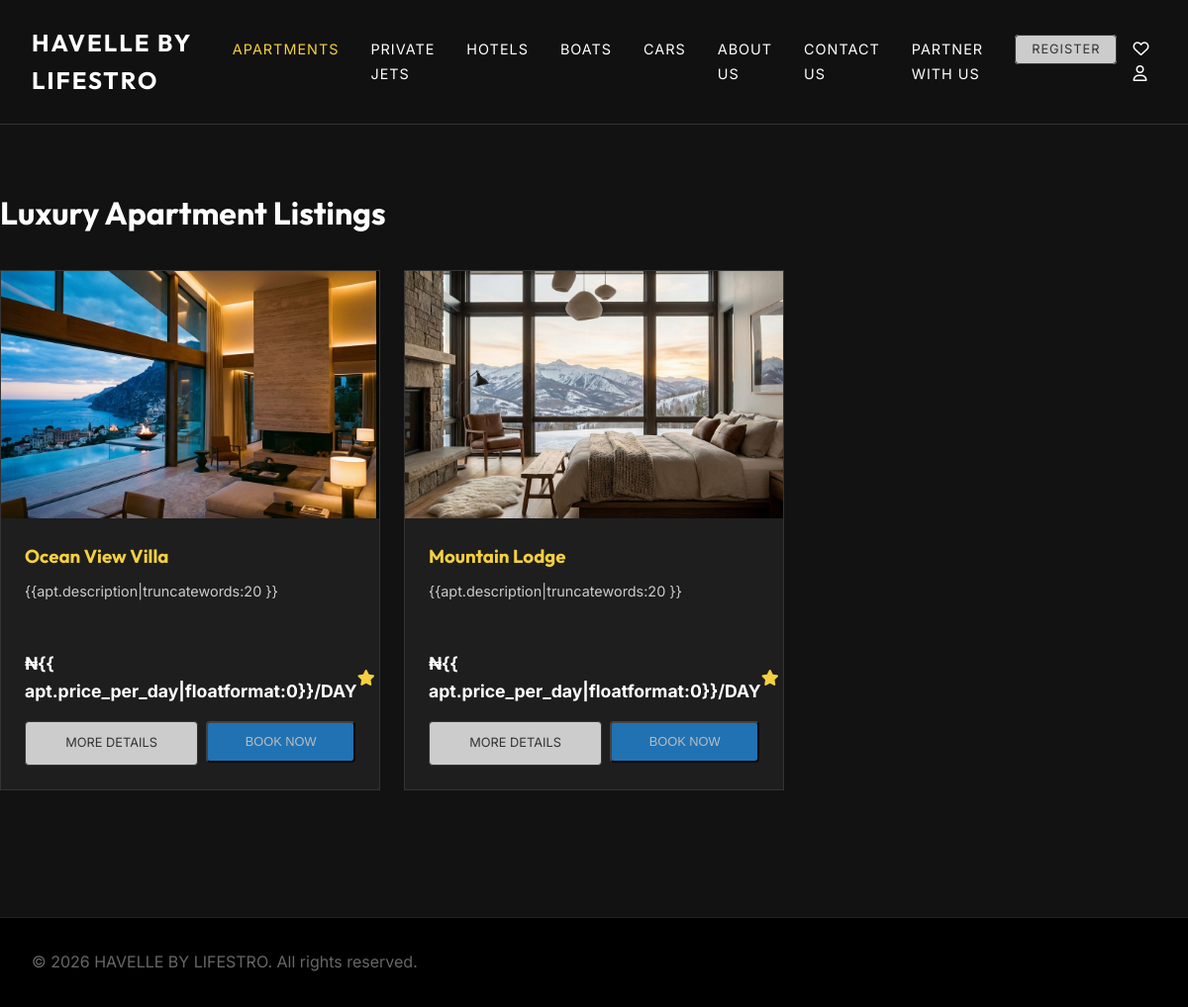
The page /apartments/ on the database as committed earlier.
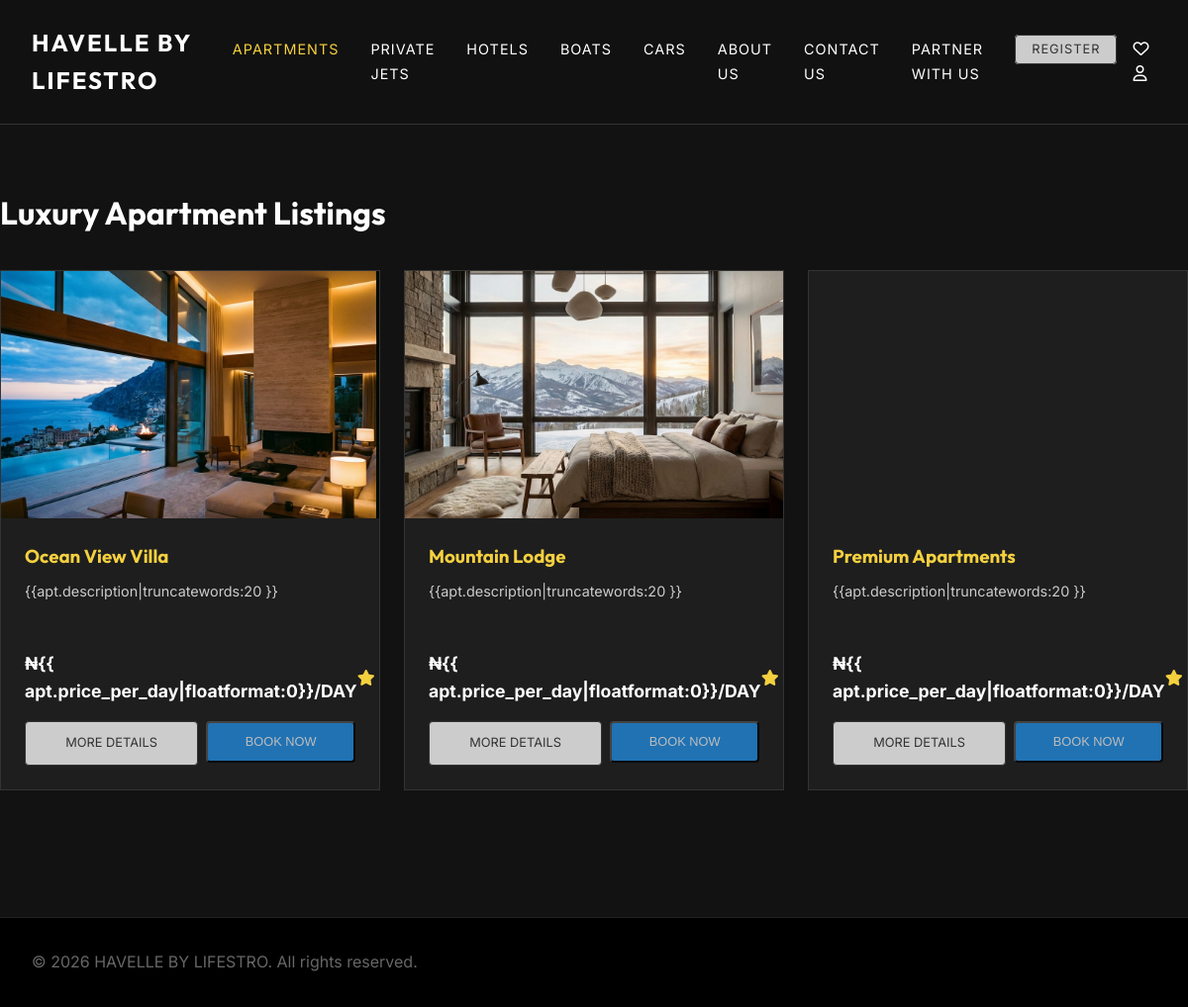
The same page on the database as committed later.
### landing/models.py (models this page shows, shortened)
class RentalItem(models.Model):
    category = models.ForeignKey(Category, on_delete=models.CASCADE, related_name='items')
    name = models.CharField(max_length=200)
    description = models.TextField()
    price_per_day = models.DecimalField(max_digits=10, decimal_places=2)
    rating = models.DecimalField(max_digits=3, decimal_places=1, default=5.0)
    image = models.ImageField(upload_to='rentals/')
    video_url = models.URLField(blank=True, null=True, help_text="Link to YouTube or Vimeo video")
    is_featured = models.BooleanField(default=False)

### landing/views.py (the view)
# urls.py: path('apartments/', views.apartment_list, name='apartment_list'),
def apartment_list(request):
    apartments = RentalItem.objects.filter(category__slug='apartments')
    return render(request, 'landing/apartment_list.html', {'apartments': apartments})

### landing/templates/landing/apartment_list.html (shortened to what this page needs)
{% load static %}
<!DOCTYPE html>
<html lang="en">
<head>
    <link rel="stylesheet" href="{% static 'landing/css/style.css' %}">
    <link rel="stylesheet" href="https://cdnjs.cloudflare.com/ajax/libs/font-awesome/6.0.0/css/all.min.css">
</head>
<body>
    <header class="header">
        <div class="container">
            <nav class="main-nav">
                <a href="{% url 'index' %}" class="logo">HAVELLE BY LIFESTRO</a>
                <ul class="nav-links">
                    <li><a href="{% url 'apartment_list' %}" style="color: var(--accent-gold);">Apartments</a></li>
                    <li><a href="{% url 'jet_list' %}">Private Jets</a></li>
                    <li><a href="{% url 'hotel_list' %}">Hotels</a></li>
                    <li><a href="{% url 'boat_list' %}">Boats</a></li>
                    <li><a href="{% url 'car_list' %}">Cars</a></li>
                    <li><a href="{% url 'about_us' %}">About Us</a></li>
                    <li><a href="{% url 'contact_us' %}">Contact Us</a></li>
                    <li><a href="{% url 'partner_with_us' %}">Partner With Us</a></li>
                    <li><a href="{% url 'register' %}" class="btn-outline"
                            style="padding: 0.4rem 1rem; border-radius: 4px; font-size: 0.8rem;">REGISTER</a></li>
                </ul>
                <div class="nav-icons" style="margin-left: 1rem;">
                    <i class="far fa-heart"></i>
                    <i class="far fa-user"></i>
                </div>
            </nav>
        </div>
    </header>
    <main class="container" style="padding: 4rem 0;">
        <h1 style="color: white; margin-bottom: 2rem;">Luxury Apartment Listings</h1>
        <div class="items-grid">
            {% for apt in apartments %}
            <div class="item-card">
                {% if apt.image %}
                <div class="item-img"
                    style="background-image: url('{{ apt.image.url }}'); height: 250px; background-size: cover; background-position: center;">
                </div>
                {% elif apt.name|slugify == "ocean-view-villa" %}
                <div class="item-img"
                    style="background-image: url('{% static 'landing/images/ocean-view-villa.png' %}'); height: 250px; background-size: cover; background-position: center;">
                </div>
                {% elif apt.name|slugify == "mountain-lodge" %}
                <div class="item-img"
                    style="background-image: url('{% static 'landing/images/mountain-lodge.png' %}'); height: 250px; background-size: cover; background-position: center;">
                </div>
                {% else %}
                <div
                    style="height: 250px; background: #222; display: flex; align-items: center; justify-content: center; color: #444;">
                    <i class="fas fa-building fa-3x"></i>
                </div>
                {% endif %}
                <div class="item-details" style="padding: 1.5rem;">
                    <h3 style="color: var(--accent-gold); margin-bottom: 0.5rem;">{{ apt.name }}</h3>
                    <p style="color: #ccc; font-size: 0.9rem; margin-bottom: 1.5rem;">{{apt.description|truncatewords:20
                        }}</p>
                </div>
                <div class="item-info"
                    style="padding: 0 1.5rem 1rem; display: flex; justify-content: space-between; align-items: center;">
                    <span class="price" style="color: white; font-weight: 700;">₦{{
                        apt.price_per_day|floatformat:0}}/DAY</span>
                    <span class="rating" style="color: var(--accent-gold);"><i class="fas fa-star"></i> {{
                        apt.rating}}</span>
                </div>
                <div class="item-actions" style="padding: 0 1.5rem 1.5rem; display: flex; gap: 0.5rem;">
                    <a href="{% url 'item_detail' apt.id %}" class="btn-outline"
                        style="flex: 1; text-align: center; font-size: 0.8rem; padding: 0.7rem; border-radius: 4px;">MORE
                        DETAILS</a>
                    <form method="POST" action="{% url 'book_item' apt.id %}" style="flex: 1;">
                        {% if user.is_authenticated %}
                        <button type="submit" class="btn-fill"
                            style="width: 100%; border-radius: 4px; padding: 0.7rem; font-size: 0.8rem;">
                            BOOK NOW
                        </button>
                        {% else %}
                        <button type="button" class="btn-fill"
                            onclick="alert('You must be logged in to book an item.');"
                            style="width: 100%; border-radius: 4px; padding: 0.7rem; font-size: 0.8rem; opacity: 0.7;">
                            BOOK NOW
                        </button>
                        {% endif %}
                    </form>
                </div>
            </div>
            {% empty %}
            <p style="color: white;">No apartments available at the moment.</p>
            {% endfor %}
        </div>
    </main>
    <footer class="footer" style="padding: 2rem 0; background: #000; border-top: 1px solid #222; margin-top: 4rem;">
        <div class="container text-center">
            <p style="color: #666;">&copy; 2026 HAVELLE BY LIFESTRO. All rights reserved.</p>
        </div>
    </footer>
</body>
</html>

### landing/static/landing/css/style.css (style rules this page uses)
:root { --bg-color: #121212; --card-bg: #1e1e1e; --text-primary: #ffffff; --text-secondary: #b0b0b0; --accent-gold: #f4d03f; --accent-blue: #2196f3; --accent-blue-hover: #1976d2; --border-color: #333333; --input-bg: #2a2a2a; --transition-smooth: all 0.3s cubic-bezier(0.4, 0, 0.2, 1); }
* { margin: 0; padding: 0; box-sizing: border-box; }
body { background-color: var(--bg-color); color: var(--text-primary); font-family: 'Inter', sans-serif; line-height: 1.6; overflow-x: hidden; }
h1, h2, h3, .logo { font-family: 'Outfit', sans-serif; }
a { text-decoration: none; color: inherit; transition: var(--transition-smooth); }
ul { list-style: none; }
.container { max-width: 1400px; margin: 0 auto; padding: 0 2rem; }
header { background: rgba(18, 18, 18, 0.95); backdrop-filter: blur(10px); border-bottom: 1px solid var(--border-color); position: sticky; top: 0; z-index: 1000; }
.main-nav { display: flex; justify-content: space-between; align-items: center; padding: 1.5rem 0; }
.logo { font-size: 1.5rem; font-weight: 700; letter-spacing: 2px; text-transform: uppercase; }
.nav-links { display: flex; gap: 2rem; }
.nav-links a { text-transform: uppercase; font-size: 0.9rem; letter-spacing: 1px; font-weight: 400; }
.items-grid { display: grid; grid-template-columns: repeat(auto-fill, minmax(320px, 1fr)); gap: 1.5rem; }
.item-card { background: var(--card-bg); border: 1px solid var(--border-color); overflow: hidden; transition: var(--transition-smooth); position: relative; }
.item-img { height: 240px; background-size: cover; background-position: center; }
.item-info { padding: 1.5rem; display: flex; justify-content: space-between; align-items: center; }
.price { font-weight: 700; font-size: 1.1rem; }
.rating { color: var(--accent-gold); display: flex; align-items: center; gap: 0.3rem; }
.btn-outline { border: 1px solid var(--border-color); padding: 1rem 4rem; font-size: 0.9rem; background: #ccc; color: #333; }
.btn-fill { background: var(--accent-blue); padding: 1rem 4rem; color: white; }
footer { padding: 4rem 0; border-top: 1px solid var(--border-color); background: #1a1a1a; }

Rows that differ between the two databases and show on the page:
added RentalItem: name "Premium Apartments"
